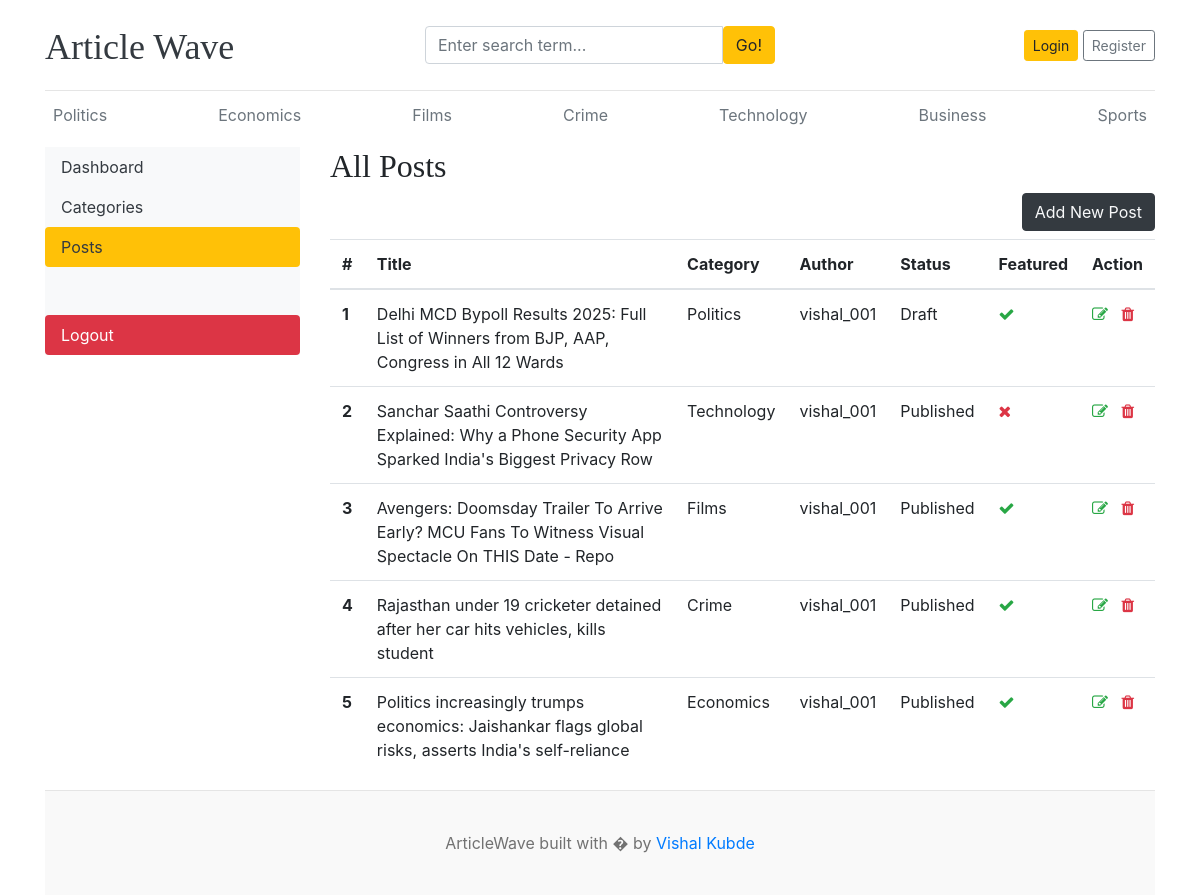
The app's page /dashboard/posts/ with its own data.
### blog/models.py (models this page shows, shortened)
class Category(models.Model):
  category_name = models.CharField(max_length=50, unique=True)
  created_at = models.DateTimeField(auto_now_add=True)
  updated_at = models.DateTimeField(auto_now=True)
  class Meta:
    verbose_name_plural = 'categories'
  def __str__(self):
     return self.category_name

class Blog(models.Model):
   title = models.CharField(max_length=100)
   slug = models.SlugField(max_length=150, unique=True, blank=True)
   category = models.ForeignKey(Category, on_delete=models.CASCADE)
   author = models.ForeignKey(User, on_delete= models.CASCADE)
   featured_image = models.ImageField(upload_to='uploads/%Y/%m/%d')
   short_description = models.TextField(max_length=500)
   blog_body = models.TextField(max_length=2000)
   status = models.CharField(max_length=20, choices=STATUS_CHOICES, default="Draft")
   is_featured = models.BooleanField(default=False)
   created_at = models.DateTimeField(auto_now_add=True)
   updated_at = models.DateTimeField(auto_now=True)

### dashboards/views.py (the view)
# urls.py: path('posts/', views.posts, name='posts'),
def posts(request):
  posts = Blog.objects.all()
  context = {
    'posts': posts,
  }
  return render(request, 'dashboard/posts.html', context)

### blog/context_processors.py (called while the page is built)
def get_categories(request):
  categories = Category.objects.all()
  return dict(categories = categories)

def get_social_link(request):
  social_link = SocialLink.objects.all()
  return dict(social_link = social_link)

### templates/dashboard/posts.html
{% extends 'base.html' %}
{% block content %}
<div class="row">
  {% include 'dashboard/sidebar.html' %}
  <div class="col-md-9">
    <h2 class="mb-2">All Posts</h2>
    <a href="{% url 'add_post' %}" class="btn btn-dark text-light float-right mb-2">Add New Post</a>
    <table class="table table-hover">
      <thead>
        <tr>
          <th>#</th>
          <th>Title</th>
          <th>Category</th>
          <th>Author</th>
          <th>Status</th>
          <th>Featured</th>
          <th>Action</th>
        </tr>
      </thead>
      <tbody>
        {% for post in posts %}
        <tr>
          <th>{{ forloop.counter }}</th>
          <td>{{ post.title }}</td>
          <td>{{ post.category }}</td>
          <td>{{ post.author }}</td>
          <td>{{ post.status }}</td>
          <td>{% if post.is_featured %} <i class="fa fa-check text-success"></i>
              {% else %} <i class="fa fa-times text-danger"></i> {% endif %} </td>
          <td>
            <a href="{% url 'edit_post' post.id %}"><i class="fa fa-edit text-success"></i></a> &nbsp;
            <a href="{% url 'delete_post' post.id %}"><i class="fa fa-trash text-danger"></i></a>
          </td>
        </tr>
        {% endfor %}
      </tbody>
    </table>
  </div>
</div>
{% endblock %}

### templates/base.html (shortened to what this page needs)
{% load static %}
<!DOCTYPE html>
<html lang="en">
  <head>
    <link
      href="https://getbootstrap.com/docs/4.0/dist/css/bootstrap.min.css"
      rel="stylesheet"
    />
    <link rel="stylesheet" href="https://cdnjs.cloudflare.com/ajax/libs/font-awesome/4.7.0/css/font-awesome.min.css">
    <link href="{% static 'css/blog.css' %}" rel="stylesheet" />
  </head>
  <body>
    <div class="container">
      <header class="blog-header py-3">
        <div class="row flex-nowrap justify-content-between align-items-center">
          <div class="col-4 pt-1">
            <a class="blog-header-logo text-dark" href="/"> Article Wave</a>
          </div>
          <div class="col-4">
            <form action="{% url 'search' %}" method="get">
              <div class="input-group">
            <input
              class="form-control"
              type="text"
              name="keyword"
              value="{{keyword}}"
              placeholder="Enter search term..."
              aria-label="Enter search term..."
              aria-describedby="button-search"
            />
            <button class="btn btn-warning" id="button-search" type="submit">
              Go!
            </button>
          </div>
          </form>
          </div>
          <div class="col-4 d-flex justify-content-end align-items-center">
            {% if not user.is_authenticated %}
             <a class="btn btn-sm btn-warning" href="{% url 'login' %}">Login</a> &nbsp;
             <a class="btn btn-sm btn-outline-secondary" href="{% url 'register' %}">Register</a>
            {% else %}
             <span><a href="{% url 'dashboard' %}">Dashboard</a></span>
             &emsp;
             <span><a href="{% url 'logout' %}" class="btn btn-sm btn-danger">LogOut</a></span>
            {% endif %}
          </div>
        </div>
      </header>
      <div class="nav-scroller py-1 mb-2">
        <nav class="nav d-flex justify-content-between">
          {% for cat in categories %}
          <a class="p-2 text-muted" href="{% url 'posts_by_category' cat.id %}">{{cat.category_name}}</a>
          {% endfor %}
        </nav>
      </div>
{% block content %}
{% endblock %}
 <footer class="blog-footer">
      <p>ArticleWave built with � by <a href="#">Vishal Kubde</a></p>
    </footer>
  </body>
</html>

### blog_main/static/css/blog.css (style rules this page uses)
.blog-header { border-bottom: 1px solid #e5e5e5; }
.blog-header-logo { font-family: "Playfair Display", Georgia, "Times New Roman", serif; font-size: 2.25rem; }
h1, h2, h3, h4, h5, h6 { font-family: "Playfair Display", Georgia, "Times New Roman", serif; }
.blog-footer { padding: 2.5rem 0; color: #727272; text-align: center; background-color: #f9f9f9; border-top: .05rem solid #e5e5e5; }
.blog-footer p:last-child { margin-bottom: 0; }

### records on screen
Category: category_name "Politics"
Category: category_name "Economics"
Category: category_name "Films"
Category: category_name "Crime"
Category: category_name "Technology"
Category: category_name "Business"
Category: category_name "Sports"
Blog: title "Delhi MCD Bypoll Results 2025: Full List of Winners from BJP, AAP, Congress in All 12 Wards", category "Politics", author "vishal_001", status "Draft", is_featured True (drawn)
Blog: title "Sanchar Saathi Controversy Explained: Why a Phone Security App Sparked India's Biggest Privacy Row", category "Technology", author "vishal_001", status "Published", is_featured False (drawn)
Blog: title "Avengers: Doomsday Trailer To Arrive Early? MCU Fans To Witness Visual Spectacle On THIS Date - Repo", category "Films", author "vishal_001", status "Published", is_featured True (drawn)
Blog: title "Rajasthan under 19 cricketer detained after her car hits vehicles, kills student", category "Crime", author "vishal_001", status "Published", is_featured True (drawn)
Blog: title "Politics increasingly trumps economics: Jaishankar flags global risks, asserts India's self-reliance", category "Economics", author "vishal_001", status "Published", is_featured True (drawn)
